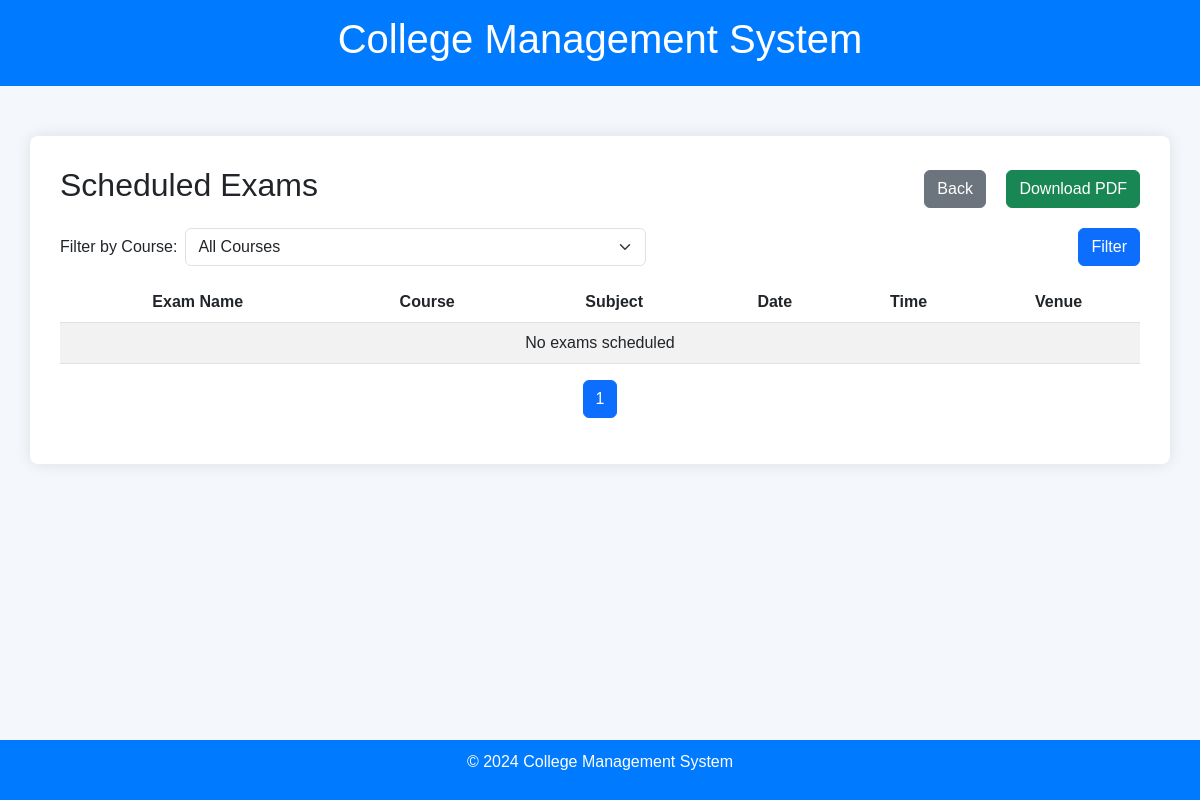
/view_exams/, run on an earlier commit of the app's database.
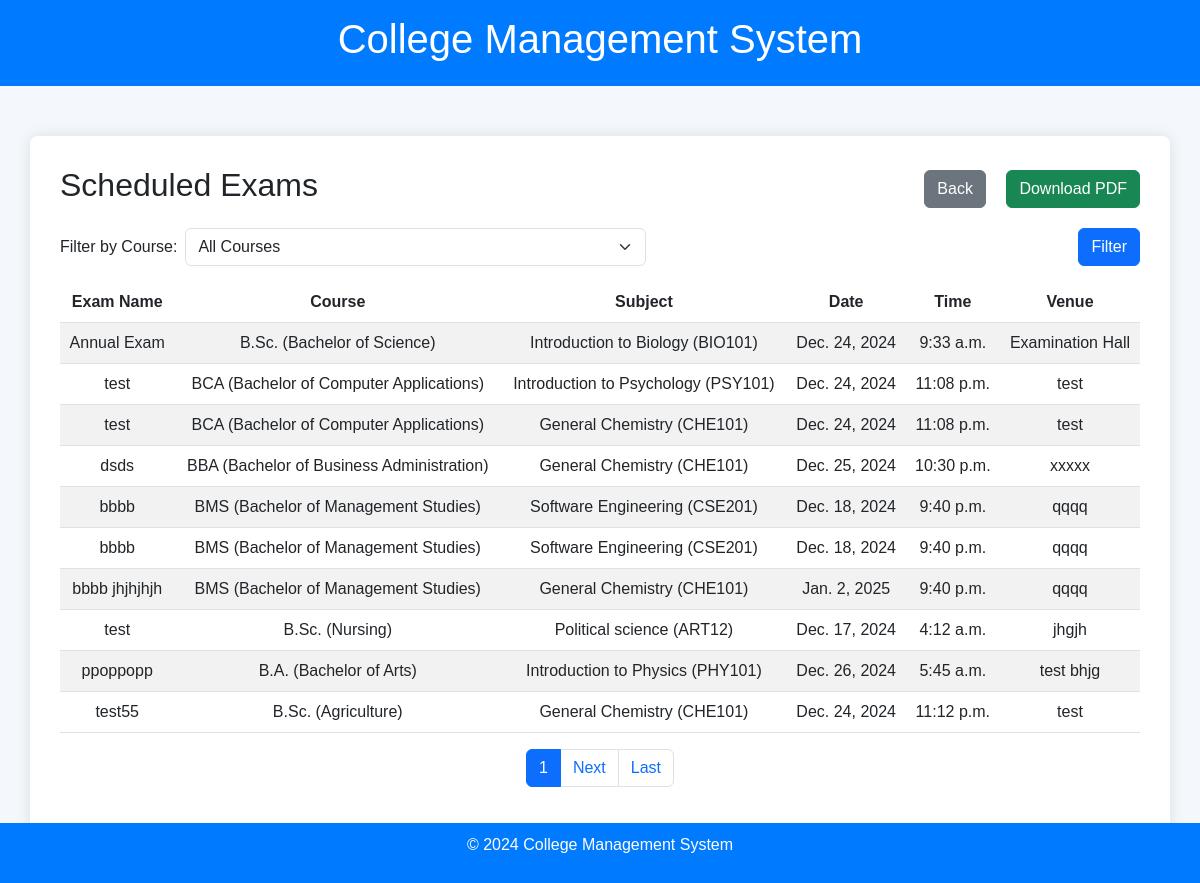
And on a later commit of the database.
### core/models.py (models this page shows, shortened)
class Exam(models.Model):
    exam_name = models.CharField(max_length=255)
    date = models.DateField()
    time = models.TimeField()
    venue = models.CharField(max_length=255)
    course11 = models.ForeignKey('Course1', on_delete=models.CASCADE)
    subjects = models.ForeignKey('Courses', on_delete=models.CASCADE)
    seating_arrangement = models.TextField(blank=True, help_text="Details about seating arrangement")

class Course1(models.Model):
    name = models.CharField(max_length=255)
    description = models.TextField(blank=True, null=True)
    def __str__(self):
        return self.name

class Courses(models.Model):
    name = models.CharField(max_length=255)
    code = models.CharField(max_length=20, unique=True)
    description = models.TextField(blank=True)
    credit_hours = models.IntegerField()
    duration_weeks = models.IntegerField()
    department = models.CharField(max_length=100)  # Can be replaced with a ForeignKey to a Department model
    def __str__(self):
        return f"{self.name} ({self.code})"

### core/views.py (the view)
# urls.py: path('view_exams/', views.view_exams, name='view_exams'),
def view_exams(request):
    courses = Course1.objects.all()
    selected_course_id = request.GET.get('course')
    if selected_course_id and selected_course_id != 'all':
        exams = Exam.objects.filter(course11_id=selected_course_id)
    else:
        exams = Exam.objects.all()
    paginator = Paginator(exams, 10)  # 10 exams per page
    page_number = request.GET.get('page')
    exams_page = paginator.get_page(page_number)
    context = {
        'exams': exams_page,
        'courses': courses,
        'selected_course_id': selected_course_id,  # To preserve filter state
    }
    return render(request, 'exams/view_exams.html', context)

### core/templates/exams/view_exams.html (shortened to what this page needs)
<!DOCTYPE html>
<html lang="en">
<head>
    <link href="https://cdn.jsdelivr.net/npm/bootstrap@5.3.0-alpha1/dist/css/bootstrap.min.css" rel="stylesheet">
</head>
<body>
    <header>
        <div class="container">
            <h1>College Management System</h1>
        </div>
    </header>
    <div class="container content-section">
        <div class="exam-table">
            <div class="d-flex justify-content-between align-items-center mb-3">
                <h2 class="text-center">Scheduled Exams</h2>
                <div>
                    <a href="javascript:history.back()" class="btn btn-secondary">Back</a>
                    <button id="downloadPdf" class="btn btn-success ms-3">Download PDF</button>
                </div>
            </div>
            <form method="GET" class="mb-3 d-flex justify-content-between">
                <div class="d-flex align-items-center">
                    <label for="filter" class="me-2">Filter by Course:</label>
                    <select name="course" id="filter" class="form-select w-auto">
                        <option value="all">All Courses</option>
                    </select>
                </div>
                <button type="submit" class="btn btn-primary">Filter</button>
            </form>
            <table class="table table-striped" id="examTable">
                <thead>
                    <tr>
                        <th>Exam Name</th>
                        <th>Course</th>
                        <th>Subject</th>
                        <th>Date</th>
                        <th>Time</th>
                        <th>Venue</th>
                    </tr>
                </thead>
                <tbody>
                    {% for exam in exams %}
                    <tr>
                        <td>{{ exam.exam_name }}</td>
                        <td>{{ exam.course11 }}</td>
                        <td>{{ exam.subjects }}</td>
                        <td>{{ exam.date }}</td>
                        <td>{{ exam.time }}</td>
                        <td>{{ exam.venue }}</td>
                    </tr>
                    {% empty %}
                    <tr>
                        <td colspan="6" class="text-center">No exams scheduled</td>
                    </tr>
                    {% endfor %}
                </tbody>
            </table>
            <nav>
                <ul class="pagination">
                    <li class="page-item active">
                        <span class="page-link">{{ exams.number }}</span>
                    </li>
                    {% if exams.has_next %}
                    <li class="page-item">
                        <a class="page-link" href="?page={{ exams.next_page_number }}">Next</a>
                    </li>
                    <li class="page-item">
                        <a class="page-link" href="?page={{ exams.paginator.num_pages }}">Last</a>
                    </li>
                    {% endif %}
                </ul>
            </nav>
        </div>
    </div>
    <footer>
        <p>© 2024 College Management System</p>
    </footer>
</body>
</html>

What changed in the data, as far as the page shows it:
added Exam: exam_name "Annual Exam", course11 "B.Sc. (Bachelor of Science)", subjects "Introduction to Biology (BIO101)", date "Dec. 24, 2024", time "9:33 a.m.", venue "Examination Hall"
added Exam: exam_name "test", course11 "BCA (Bachelor of Computer Applications)", subjects "Introduction to Psychology (PSY101)", date "Dec. 24, 2024", time "11:08 p.m.", venue "test"
added Exam: exam_name "test", course11 "BCA (Bachelor of Computer Applications)", subjects "General Chemistry (CHE101)", date "Dec. 24, 2024", time "11:08 p.m.", venue "test"
added Exam: exam_name "dsds", course11 "BBA (Bachelor of Business Administration)", subjects "General Chemistry (CHE101)", date "Dec. 25, 2024", time "10:30 p.m.", venue "xxxxx"
added Exam: exam_name "bbbb", course11 "BMS (Bachelor of Management Studies)", subjects "Software Engineering (CSE201)", date "Dec. 18, 2024", time "9:40 p.m.", venue "qqqq"
added Exam: exam_name "bbbb", course11 "BMS (Bachelor of Management Studies)", subjects "Software Engineering (CSE201)", date "Dec. 18, 2024", time "9:40 p.m.", venue "qqqq"
added Exam: exam_name "bbbb jhjhjhjh", course11 "BMS (Bachelor of Management Studies)", subjects "General Chemistry (CHE101)", date "Jan. 2, 2025", time "9:40 p.m.", venue "qqqq"
added Exam: exam_name "test", course11 "B.Sc. (Nursing)", subjects "Political science (ART12)", date "Dec. 17, 2024", time "4:12 a.m.", venue "jhgjh"
added Exam: exam_name "ppoppopp", course11 "B.A. (Bachelor of Arts)", subjects "Introduction to Physics (PHY101)", date "Dec. 26, 2024", time "5:45 a.m.", venue "test bhjg"
added Exam: exam_name "test55", course11 "B.Sc. (Agriculture)", subjects "General Chemistry (CHE101)", date "Dec. 24, 2024", time "11:12 p.m.", venue "test"
Also different on the page:
text no longer shown: "No exams scheduled"
text now shown: "Next Last"
